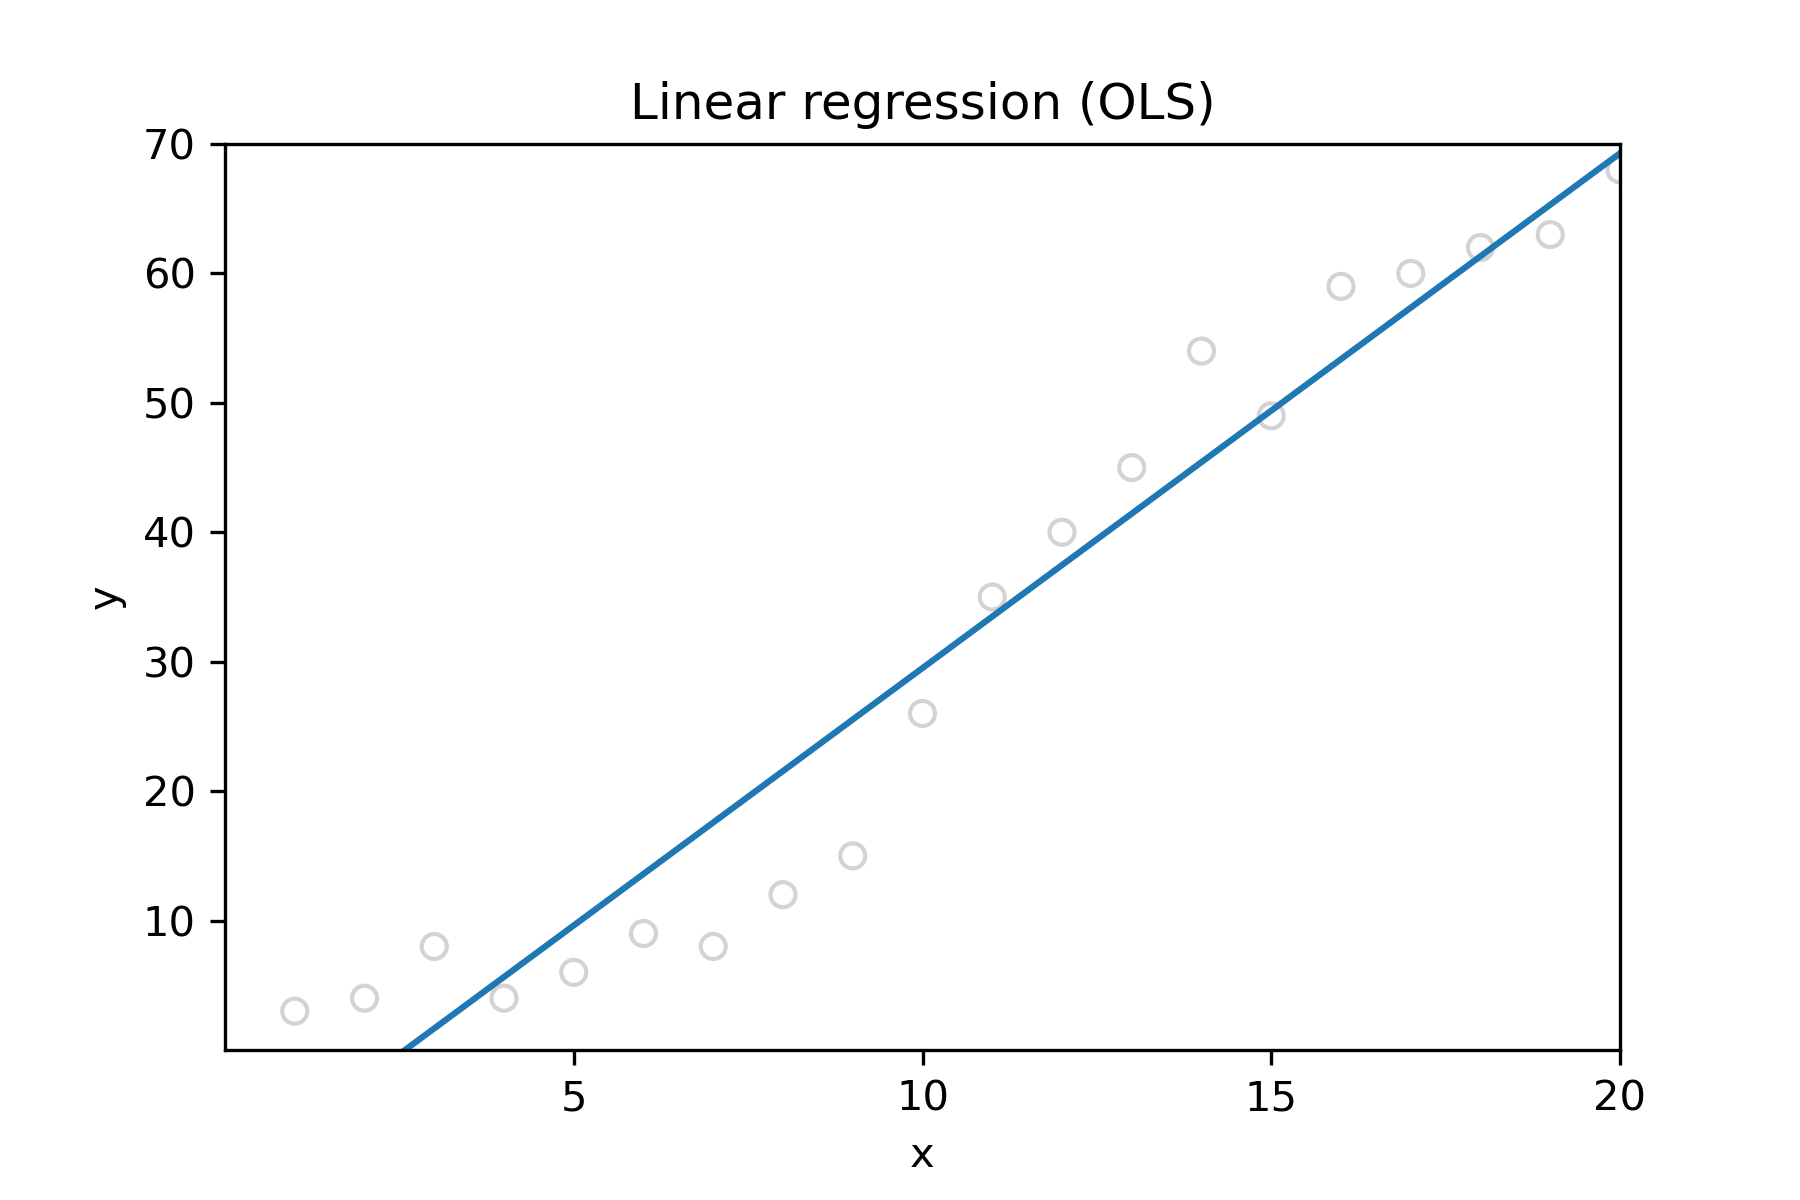

Python code for this plot:
# -*- coding: utf-8 -*-
"""
Created on Fri Mar 26 13:38:36 2021

@author: saeli
"""
import numpy as np
import pandas as pd
import statsmodels.api as sm
import matplotlib.pyplot as plt

df = pd.read_csv('regression.csv')

X = df.x
y = df.y

X = sm.add_constant(X)

lr_model = sm.OLS(y, X).fit()

plt.xlabel('x')
plt.ylabel('y')
plt.title('Linear regression (OLS)')

# define lists of x and y axis ticks
xt = np.arange(0, df.x.max() + 5, 5)
yt = np.arange(0, df.y.max() + 10, 10)

# set ticks and axis limits for the plot
plt.axis([xt[0], xt[-1], yt[0], yt[-1]])
plt.xticks(xt[1:])
plt.yticks(yt[1:])

# create a scatter plot of the original data
plt.scatter(df.x, df.y, facecolors='none', edgecolors='lightgray')

# define endpoints for regression line based off of x-axis tick limits
x_prime = [xt[0], xt[-1]]

# add constant term and plot predicted y-values based off of the model
x_prime = sm.add_constant(x_prime)
y_hat = lr_model.predict(x_prime)
plt.plot(x_prime[:, 1], y_hat)
plt.savefig('regression.png', dpi=300)


